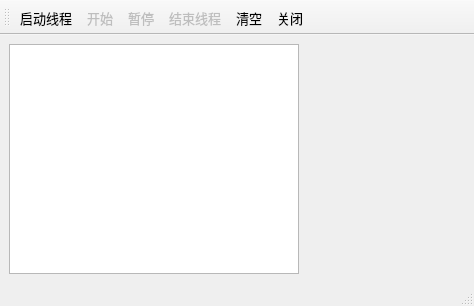
<?xml version="1.0" encoding="UTF-8"?>
<ui version="4.0">
 <class>MainWindow</class>
 <widget class="QMainWindow" name="MainWindow">
  <property name="geometry">
   <rect>
    <x>0</x>
    <y>0</y>
    <width>474</width>
    <height>306</height>
   </rect>
  </property>
  <property name="font">
   <font>
    <family>宋体</family>
    <pointsize>10</pointsize>
   </font>
  </property>
  <property name="windowTitle">
   <string>多线程，使用信号与主线程通信</string>
  </property>
  <property name="windowIcon">
   <iconset>
    <normaloff>:/images/images/Games.ico</normaloff>:/images/images/Games.ico</iconset>
  </property>
  <widget class="QWidget" name="centralwidget">
   <layout class="QHBoxLayout" name="horizontalLayout">
    <item>
     <widget class="QPlainTextEdit" name="plainTextEdit"/>
    </item>
    <item>
     <widget class="QLabel" name="labPic">
      <property name="minimumSize">
       <size>
        <width>160</width>
        <height>0</height>
       </size>
      </property>
      <property name="text">
       <string/>
      </property>
      <property name="pixmap">
       <pixmap>:/dice/images/d0.jpg</pixmap>
      </property>
      <property name="alignment">
       <set>Qt::AlignCenter</set>
      </property>
     </widget>
    </item>
   </layout>
  </widget>
  <widget class="QStatusBar" name="statusbar"/>
  <widget class="QToolBar" name="toolBar">
   <property name="windowTitle">
    <string>toolBar</string>
   </property>
   <property name="iconSize">
    <size>
     <width>16</width>
     <height>16</height>
    </size>
   </property>
   <property name="toolButtonStyle">
    <enum>Qt::ToolButtonTextBesideIcon</enum>
   </property>
   <attribute name="toolBarArea">
    <enum>TopToolBarArea</enum>
   </attribute>
   <attribute name="toolBarBreak">
    <bool>false</bool>
   </attribute>
   <addaction name="actThread_Run"/>
   <addaction name="actDice_Run"/>
   <addaction name="actDice_Pause"/>
   <addaction name="actThread_Quit"/>
   <addaction name="actClear"/>
   <addaction name="actClose"/>
  </widget>
  <action name="actThread_Run">
   <property name="icon">
    <iconset resource="res.qrc">
     <normaloff>:/images/flag24.png</normaloff>:/images/flag24.png</iconset>
   </property>
   <property name="text">
    <string>启动线程</string>
   </property>
   <property name="toolTip">
    <string>启动线程运行</string>
   </property>
  </action>
  <action name="actDice_Run">
   <property name="enabled">
    <bool>false</bool>
   </property>
   <property name="icon">
    <iconset resource="res.qrc">
     <normaloff>:/images/play24.png</normaloff>:/images/play24.png</iconset>
   </property>
   <property name="text">
    <string>开始</string>
   </property>
   <property name="toolTip">
    <string>开始掷骰子</string>
   </property>
  </action>
  <action name="actDice_Pause">
   <property name="enabled">
    <bool>false</bool>
   </property>
   <property name="icon">
    <iconset resource="res.qrc">
     <normaloff>:/images/pause24.png</normaloff>:/images/pause24.png</iconset>
   </property>
   <property name="text">
    <string>暂停</string>
   </property>
   <property name="toolTip">
    <string>暂停掷骰子</string>
   </property>
  </action>
  <action name="actThread_Quit">
   <property name="enabled">
    <bool>false</bool>
   </property>
   <property name="icon">
    <iconset resource="res.qrc">
     <normaloff>:/images/block24.png</normaloff>:/images/block24.png</iconset>
   </property>
   <property name="text">
    <string>结束线程</string>
   </property>
   <property name="toolTip">
    <string>结束线程运行</string>
   </property>
  </action>
  <action name="actClear">
   <property name="icon">
    <iconset resource="res.qrc">
     <normaloff>:/images/212.bmp</normaloff>:/images/212.bmp</iconset>
   </property>
   <property name="text">
    <string>清空</string>
   </property>
   <property name="toolTip">
    <string>清空文本框</string>
   </property>
  </action>
  <action name="actClose">
   <property name="icon">
    <iconset resource="res.qrc">
     <normaloff>:/images/132.bmp</normaloff>:/images/132.bmp</iconset>
   </property>
   <property name="text">
    <string>关闭</string>
   </property>
  </action>
 </widget>
 <resources>
  <include location="res.qrc"/>
 </resources>
 <connections>
  <connection>
   <sender>actClose</sender>
   <signal>triggered()</signal>
   <receiver>MainWindow</receiver>
   <slot>close()</slot>
   <hints>
    <hint type="sourcelabel">
     <x>-1</x>
     <y>-1</y>
    </hint>
    <hint type="destinationlabel">
     <x>236</x>
     <y>152</y>
    </hint>
   </hints>
  </connection>
 </connections>
</ui>
